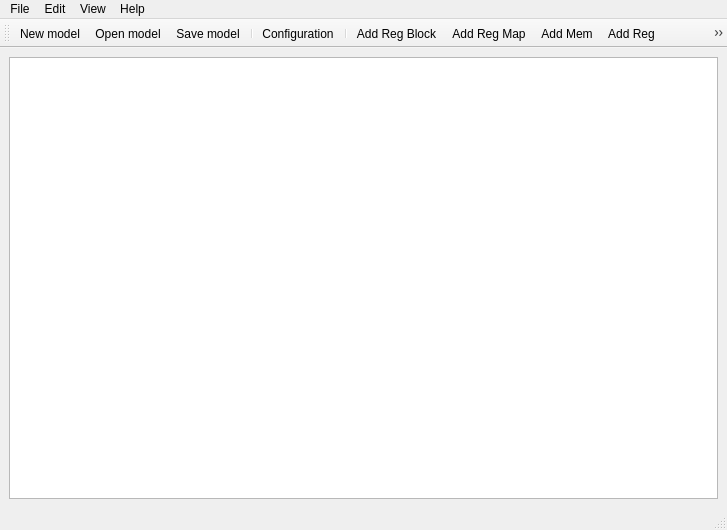
<?xml version="1.0" encoding="UTF-8"?>
<ui version="4.0">
 <class>rmap</class>
 <widget class="QMainWindow" name="rmap">
  <property name="geometry">
   <rect>
    <x>0</x>
    <y>0</y>
    <width>727</width>
    <height>530</height>
   </rect>
  </property>
  <property name="sizePolicy">
   <sizepolicy hsizetype="Fixed" vsizetype="Preferred">
    <horstretch>0</horstretch>
    <verstretch>0</verstretch>
   </sizepolicy>
  </property>
  <property name="windowTitle">
   <string>Register Map Generation Tool</string>
  </property>
  <property name="windowIcon">
   <iconset resource="resources.qrc">
    <normaloff>:/icons/app_icon.png</normaloff>:/icons/app_icon.png</iconset>
  </property>
  <property name="locale">
   <locale language="English" country="UnitedKingdom"/>
  </property>
  <widget class="QWidget" name="centralwidget">
   <layout class="QVBoxLayout" name="verticalLayout">
    <item>
     <layout class="QHBoxLayout" name="horizontalLayout">
      <item>
       <widget class="RegMapTreeView" name="treeView"/>
      </item>
     </layout>
    </item>
   </layout>
  </widget>
  <widget class="QStatusBar" name="statusbar"/>
  <widget class="QToolBar" name="toolBar">
   <property name="windowTitle">
    <string>toolBar</string>
   </property>
   <property name="iconSize">
    <size>
     <width>48</width>
     <height>48</height>
    </size>
   </property>
   <attribute name="toolBarArea">
    <enum>TopToolBarArea</enum>
   </attribute>
   <attribute name="toolBarBreak">
    <bool>false</bool>
   </attribute>
   <addaction name="actionFileNew"/>
   <addaction name="actionFileOpen"/>
   <addaction name="actionFileSave"/>
   <addaction name="separator"/>
   <addaction name="actionConfig"/>
   <addaction name="separator"/>
   <addaction name="actionAddRegBlock"/>
   <addaction name="actionAddRegMap"/>
   <addaction name="actionAddMem"/>
   <addaction name="actionAddReg"/>
   <addaction name="actionAddRegField"/>
   <addaction name="actionDuplicate"/>
   <addaction name="actionDeleteItem"/>
   <addaction name="separator"/>
   <addaction name="actionCheck"/>
   <addaction name="actionExport"/>
  </widget>
  <widget class="QMenuBar" name="menuBar">
   <property name="geometry">
    <rect>
     <x>0</x>
     <y>0</y>
     <width>727</width>
     <height>25</height>
    </rect>
   </property>
   <widget class="QMenu" name="menuFile">
    <property name="title">
     <string>File</string>
    </property>
    <addaction name="actionFileNew"/>
    <addaction name="actionFileOpen"/>
    <addaction name="actionFileClose"/>
    <addaction name="actionFileSaveAs"/>
    <addaction name="actionFileSave"/>
    <addaction name="actionFileReload"/>
    <addaction name="actionQuit"/>
   </widget>
   <widget class="QMenu" name="menuEdit">
    <property name="title">
     <string>Edit</string>
    </property>
    <addaction name="actionUndo"/>
    <addaction name="actionRedo"/>
    <addaction name="separator"/>
    <addaction name="actionAddRegBlock"/>
    <addaction name="actionAddRegMap"/>
    <addaction name="actionAddMem"/>
    <addaction name="actionAddReg"/>
    <addaction name="actionAddRegField"/>
    <addaction name="actionDuplicate"/>
    <addaction name="separator"/>
    <addaction name="actionDeleteItem"/>
    <addaction name="actionCheck"/>
    <addaction name="actionExport"/>
    <addaction name="separator"/>
    <addaction name="actionConfig"/>
    <addaction name="actionPreferences"/>
   </widget>
   <widget class="QMenu" name="menuView">
    <property name="title">
     <string>View</string>
    </property>
    <addaction name="actionColorBlindMode"/>
   </widget>
   <widget class="QMenu" name="menuHelp">
    <property name="title">
     <string>Help</string>
    </property>
    <addaction name="actionKeyboardShortcuts"/>
    <addaction name="separator"/>
    <addaction name="actionAbout"/>
   </widget>
   <addaction name="menuFile"/>
   <addaction name="menuEdit"/>
   <addaction name="menuView"/>
   <addaction name="menuHelp"/>
  </widget>
  <action name="actionKeyboardShortcuts">
   <property name="text">
    <string>Key Bindings</string>
   </property>
   <property name="shortcut">
    <string>F1</string>
   </property>
   <property name="toolTip">
    <string>Display all application keyboard shortcuts and key bindings</string>
   </property>
  </action>
  <action name="actionPreferences">
   <property name="text">
    <string>Preferences...</string>
   </property>
   <property name="shortcut">
    <string>Ctrl+,</string>
   </property>
   <property name="toolTip">
    <string>Open application preferences</string>
   </property>
  </action>
  <action name="actionColorBlindMode">
   <property name="checkable">
    <bool>true</bool>
   </property>
   <property name="text">
    <string>Colour-Blind Mode</string>
   </property>
   <property name="shortcut">
    <string>Ctrl+Alt+C</string>
   </property>
   <property name="toolTip">
    <string>Enable barrier-free high-contrast palette for CVD/colour blindness</string>
   </property>
  </action>
  <action name="actionUndo">
   <property name="text">
    <string>Undo</string>
   </property>
   <property name="shortcut">
    <string>Ctrl+Z</string>
   </property>
  </action>
  <action name="actionRedo">
   <property name="text">
    <string>Redo</string>
   </property>
   <property name="shortcut">
    <string>Ctrl+Y</string>
   </property>
  </action>
  <action name="actionAddMem">
   <property name="icon">
    <iconset>
     <normaloff>:/toolbar/uvm_mem.png</normaloff>:/toolbar/uvm_mem.png</iconset>
   </property>
   <property name="text">
    <string>Add Mem</string>
   </property>
   <property name="shortcut">
    <string>Ctrl+Shift+M</string>
   </property>
  </action>
  <action name="actionAddRegField">
   <property name="icon">
    <iconset>
     <normaloff>:/toolbar/uvm_reg_field.png</normaloff>:/toolbar/uvm_reg_field.png</iconset>
   </property>
   <property name="text">
    <string>Add Reg Field</string>
   </property>
   <property name="shortcut">
    <string>Ctrl+Shift+F</string>
   </property>
  </action>
  <action name="actionDeleteItem">
   <property name="icon">
    <iconset>
     <normaloff>:/toolbar/delete-2-xxl.png</normaloff>:/toolbar/delete-2-xxl.png</iconset>
   </property>
   <property name="text">
    <string>Delete</string>
   </property>
   <property name="shortcut">
    <string>Del</string>
   </property>
  </action>
  <action name="actionDuplicate">
   <property name="icon">
    <iconset>
     <normaloff>:/toolbar/uvm_reg.png</normaloff>:/toolbar/uvm_reg.png</iconset>
   </property>
   <property name="text">
    <string>Duplicate Register</string>
   </property>
   <property name="toolTip">
    <string>Duplicate selected register and its fields (Ctrl+D)</string>
   </property>
   <property name="shortcut">
    <string>Ctrl+D</string>
   </property>
  </action>
  <action name="actionAddRegMap">
   <property name="icon">
    <iconset>
     <normaloff>:/toolbar/uvm_map.png</normaloff>:/toolbar/uvm_map.png</iconset>
   </property>
   <property name="text">
    <string>Add Reg Map</string>
   </property>
   <property name="shortcut">
    <string>Ctrl+M</string>
   </property>
  </action>
  <action name="actionAddReg">
   <property name="icon">
    <iconset>
     <normaloff>:/toolbar/uvm_reg.png</normaloff>:/toolbar/uvm_reg.png</iconset>
   </property>
   <property name="text">
    <string>Add Reg</string>
   </property>
   <property name="shortcut">
    <string>Ctrl+Shift+R</string>
   </property>
  </action>
  <action name="actionFileNew">
   <property name="icon">
    <iconset>
     <normaloff>:/toolbar/folder_new.png</normaloff>:/toolbar/folder_new.png</iconset>
   </property>
   <property name="text">
    <string>New model</string>
   </property>
   <property name="toolTip">
    <string>New model</string>
   </property>
   <property name="shortcut">
    <string>Ctrl+N</string>
   </property>
  </action>
  <action name="actionFileOpen">
   <property name="icon">
    <iconset>
     <normaloff>:/toolbar/folder_open.png</normaloff>:/toolbar/folder_open.png</iconset>
   </property>
   <property name="text">
    <string>Open model</string>
   </property>
   <property name="toolTip">
    <string>Open model</string>
   </property>
   <property name="shortcut">
    <string>Ctrl+O</string>
   </property>
  </action>
  <action name="actionFileClose">
   <property name="icon">
    <iconset>
     <normaloff>:/toolbar/folder_close.png</normaloff>:/toolbar/folder_close.png</iconset>
   </property>
   <property name="text">
    <string>Close model</string>
   </property>
   <property name="toolTip">
    <string>Close model</string>
   </property>
   <property name="shortcut">
    <string>Ctrl+W</string>
   </property>
  </action>
  <action name="actionFileSave">
   <property name="icon">
    <iconset>
     <normaloff>:/toolbar/folder_save.png</normaloff>:/toolbar/folder_save.png</iconset>
   </property>
   <property name="text">
    <string>Save model</string>
   </property>
   <property name="toolTip">
    <string>Save model</string>
   </property>
   <property name="shortcut">
    <string>Ctrl+S</string>
   </property>
  </action>
  <action name="actionCheck">
   <property name="icon">
    <iconset>
     <normaloff>:/toolbar/checkmark-512.png</normaloff>:/toolbar/checkmark-512.png</iconset>
   </property>
   <property name="text">
    <string>Check</string>
   </property>
   <property name="toolTip">
    <string>Check</string>
   </property>
   <property name="shortcut">
    <string>Ctrl+K</string>
   </property>
  </action>
  <action name="actionExport">
   <property name="icon">
    <iconset>
     <normaloff>:/toolbar/export.png</normaloff>:/toolbar/export.png</iconset>
   </property>
   <property name="text">
    <string>Export</string>
   </property>
   <property name="toolTip">
    <string>Export</string>
   </property>
   <property name="shortcut">
    <string>Ctrl+E</string>
   </property>
  </action>
  <action name="actionFileSaveAs">
   <property name="icon">
    <iconset>
     <normaloff>:/toolbar/folder_save.png</normaloff>:/toolbar/folder_save.png</iconset>
   </property>
   <property name="text">
    <string>Save model as...</string>
   </property>
   <property name="shortcut">
    <string>Ctrl+Shift+S</string>
   </property>
  </action>
  <action name="actionAbout">
   <property name="icon">
    <iconset>
     <normaloff>:/toolbar/about.png</normaloff>:/toolbar/about.png</iconset>
   </property>
   <property name="text">
    <string>About</string>
   </property>
   <property name="toolTip">
    <string>Display application information, version, and license</string>
   </property>
   <property name="shortcut">
    <string>Ctrl+I</string>
   </property>
  </action>
  <action name="actionAddRegBlock">
   <property name="icon">
    <iconset>
     <normaloff>:/toolbar/uvm_reg_block.png</normaloff>:/toolbar/uvm_reg_block.png</iconset>
   </property>
   <property name="text">
    <string>Add Reg Block</string>
   </property>
   <property name="shortcut">
    <string>Ctrl+Shift+B</string>
   </property>
  </action>
  <action name="actionQuit">
   <property name="icon">
    <iconset>
     <normaloff>:/toolbar/exit.png</normaloff>:/toolbar/exit.png</iconset>
   </property>
   <property name="text">
    <string>Quit</string>
   </property>
   <property name="shortcut">
    <string>Ctrl+Q</string>
   </property>
  </action>
  <action name="actionFileReload">
   <property name="text">
    <string>Reload</string>
   </property>
  </action>
  <action name="actionConfig">
   <property name="icon">
    <iconset>
     <normaloff>:/toolbar/config-512.png</normaloff>:/toolbar/config-512.png</iconset>
   </property>
   <property name="text">
    <string>Configuration...</string>
   </property>
   <property name="toolTip">
    <string>Open project configuration and settings</string>
   </property>
   <property name="shortcut">
    <string>Ctrl+P</string>
   </property>
  </action>
 </widget>
 <customwidgets>
  <customwidget>
   <class>RegMapTreeView</class>
   <extends>QTreeView</extends>
   <header>RegMapTreeView.hpp</header>
  </customwidget>
 </customwidgets>
 <resources>
  <include location="resources.qrc"/>
 </resources>
 <connections/>
</ui>
